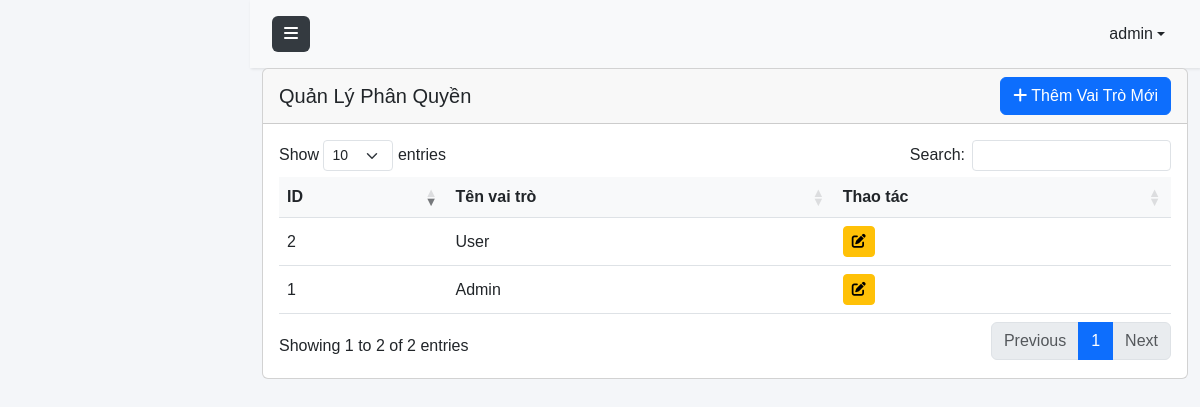
/admin/roles.php (signed in), run on the app's committed database.
### tables this page shows
CREATE TABLE `account` (
  `account_id` int(11) NOT NULL,
  `username` varchar(50) NOT NULL,
  `password` text NOT NULL,
  `email` varchar(50) NOT NULL,
  `phone` varchar(50) NOT NULL,
  `id_role` int(11) NOT NULL,
  `address` varchar(200) DEFAULT NULL,
  `status` int(11) DEFAULT NULL,
  `login_attempts` int(11) DEFAULT 0,
  `locked_until` datetime DEFAULT NULL,
  `profile_image` varchar(255) DEFAULT NULL,
  `reputation_points` int(11) DEFAULT 100
);

CREATE TABLE `role` (
  `role_id` int(11) NOT NULL,
  `rolename` varchar(50) NOT NULL
);

### admin/roles.php (the view, shortened to what this page needs)
<?php
$database = new Database();
$conn = $database->getConnection();
try {
    $stmt = $conn->query("SELECT * FROM role ORDER BY role_id");
    $roles = $stmt->fetchAll(PDO::FETCH_ASSOC);
} catch(PDOException $e) {
    $_SESSION['toast'] = [
        'message' => 'Lỗi khi lấy dữ liệu: ' . $e->getMessage(),
        'type' => 'error'
    ];
    $roles = [];
}
?>
<!DOCTYPE html>
<html lang="vi">
<head>
    <link href="https://cdn.jsdelivr.net/npm/bootstrap@5.3.0/dist/css/bootstrap.min.css" rel="stylesheet">
    <link rel="stylesheet" href="https://cdnjs.cloudflare.com/ajax/libs/font-awesome/6.4.0/css/all.min.css">
    <link rel="stylesheet" href="https://cdn.datatables.net/1.13.7/css/dataTables.bootstrap5.min.css">
    <link rel="stylesheet" href="https://cdn.jsdelivr.net/npm/toastify-js/src/toastify.min.css">
    <link rel="stylesheet" href="../assets/css/admin.css">
    <link rel="stylesheet" href="../assets/css/toast.css">
</head>
<body>
    <div class="wrapper">
        <div id="content">
            <?php include 'includes/navbar.php'; ?>
            <div class="container-fluid">
                <div class="card">
                    <div class="card-header d-flex justify-content-between align-items-center">
                        <h5 class="card-title mb-0">Quản Lý Phân Quyền</h5>
                        <button class="btn btn-primary" data-bs-toggle="modal" data-bs-target="#addRoleModal">
                            <i class="fas fa-plus"></i> Thêm Vai Trò Mới
                        </button>
                    </div>
                    <div class="card-body">
                        <div class="table-responsive">
                            <table class="table table-hover" id="rolesTable">
                                <thead>
                                    <tr>
                                        <th>ID</th>
                                        <th>Tên vai trò</th>
                                        <th>Thao tác</th>
                                    </tr>
                                </thead>
                                <tbody>
                                    <?php if (!empty($roles)): ?>
                                        <?php foreach ($roles as $role): ?>
                                            <tr>
                                                <td><?php echo $role['role_id']; ?></td>
                                                <td><?php echo htmlspecialchars($role['rolename']); ?></td>
                                                <td>
                                                    <button class="btn btn-sm btn-warning" onclick="editRole('<?php echo $role['role_id']; ?>')">
                                                        <i class="fas fa-edit"></i>
                                                    </button>
                                                </td>
                                            </tr>
                                        <?php endforeach; ?>
                                    <?php endif; ?>
                                </tbody>
                            </table>
                        </div>
                    </div>
                </div>
            </div>
        </div>
    </div>
</body>
</html>

### admin/includes/navbar.php (shortened to what this page needs)
<?php
$stmt = $conn->prepare("SELECT * FROM Account WHERE account_id = ?");
$stmt->execute([$_SESSION['user_id']]);
$admin = $stmt->fetch(PDO::FETCH_ASSOC);
?>
<nav class="navbar navbar-expand-lg navbar-light bg-light">
    <div class="container-fluid">
        <button type="button" id="sidebarCollapse" class="btn btn-primary">
            <i class="fas fa-bars"></i>
        </button>
        <div class="d-flex align-items-center">
            <div class="dropdown">
                <button class="btn dropdown-toggle d-flex align-items-center" type="button" id="dropdownMenuButton"
                        data-bs-toggle="dropdown" aria-expanded="false">
                    <span><?php echo htmlspecialchars($admin['username']); ?></span>
                </button>
            </div>
        </div>
    </div>
</nav>

### assets/css/admin.css (style rules this page uses)
:root { --primary-color: #E3B448; --sidebar-width: 250px; --header-height: 60px; --sidebar-bg: #2c3e50; --content-bg: #f4f6f9; }
body { font-family: 'Poppins', sans-serif; background: var(--content-bg); }
.wrapper { display: flex; width: 100%; align-items: stretch; }
#content { width: 100%; min-height: 100vh; transition: all 0.3s; margin-left: 250px; }
.navbar { padding: 15px 10px; background: #fff; border: none; border-radius: 0; box-shadow: 1px 1px 3px rgba(0, 0, 0, 0.1); }
#sidebarCollapse { background: #343a40; border: none; }
.table { margin: 0; }
.table th { font-weight: 600; background-color: #f8f9fa; }
.table td { vertical-align: middle; }

### data on the page
account: username "admin"
role: role_id "1", rolename "Admin"
role: role_id "2", rolename "User"
